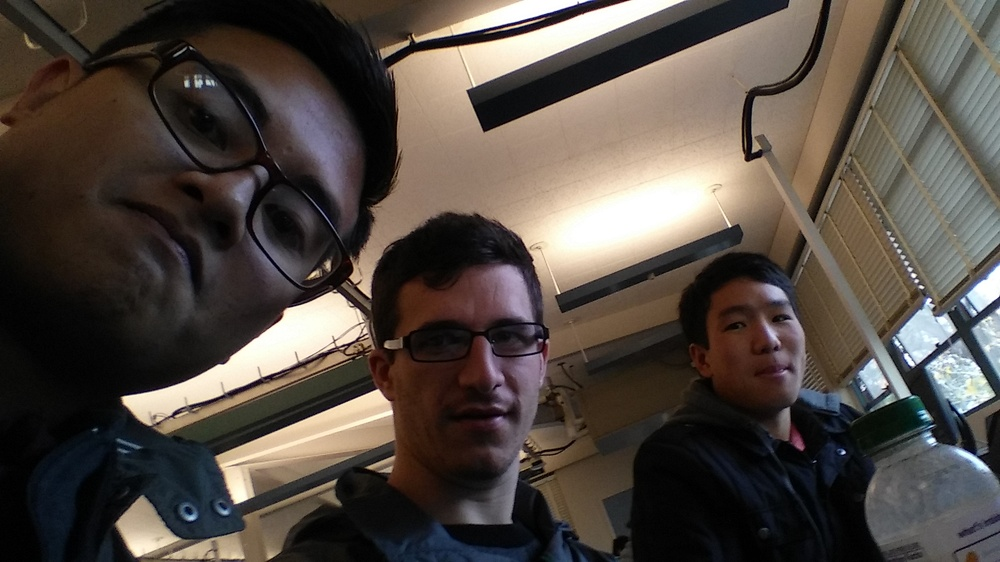
%> input picture Lab_01/group.jpg, 1000 x 562 px, shrunk from 1920 x 1080 before the run
$ octave GroupImageIntensity.m   (GNU Octave 9; MATLAB toolbox functions it lacks are replaced by stand-ins)
%> lines starting %> are read from the running program, lines starting %| are printed output that depends on the picture
### Lab_01/findMinIndex.m
function [ B, I, J ] = findMinIndex( picture )
%FindMinIndex Finds the minimum value in a matrix.
%   Returns first occurrence of minimum value.
    [B, I] = min(picture(:));
    [I, J] = ind2sub(size(picture), I);
end

### Lab_01/findMaxIndex.m
function [ B, I, J ] = findMaxIndex( picture )
%FindMaxIndex Finds the maximum value in a matrix.
%   Returns first occurrence of maximum value.
    [B, I] = max(picture(:));
    [I, J] = ind2sub(size(picture), I);
end

### Lab_01/GroupImageIntensity.m
group = imread('group.jpg');
%> group is the input picture: size 562x1000x3 uint8; mean R, G, B 82, 73.5, 66.8
group = rgb2gray(group);
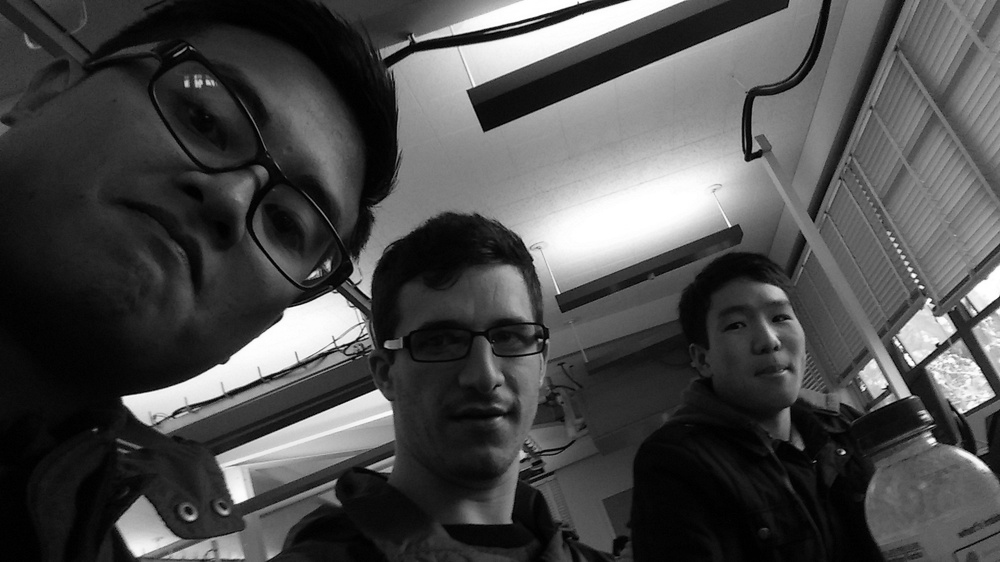
%> group: size 562x1000 uint8; min 0, max 255, mean 75.3
fprintf('\n');

[B, I, J] = findMinIndex(group);
%> in findMinIndex, `[B, I] = min(picture(:));`: B = 0; I = 487
%> in findMinIndex, `[I, J] = ind2sub(size(picture), I);`: J = 1
%> B = 0; I = 487; J = 1
fprintf('Minimum Value is: %d\n', B);
%| Minimum Value is: 0
fprintf('Index of Min (row, col) at: (%d, %d)\n\n', I, J);
%| Index of Min (row, col) at: (487, 1)

[B, I, J] = findMaxIndex(group);
%> in findMaxIndex, `[B, I] = max(picture(:));`: B = 255; I = 149833
%> in findMaxIndex, `[I, J] = ind2sub(size(picture), I);`: I = 341; J = 267
%> B = 255; I = 341; J = 267
fprintf('Maximum Value is: %d\n', B);
%| Maximum Value is: 255
fprintf('Index of Max (row, col) at: (%d, %d)\n\n', I, J);
%| Index of Max (row, col) at: (341, 267)

[s1, s2] = size(group);
%> s1 = 562; s2 = 1000
fprintf('Image Size: %d x %d\n\n', s1, s2);
%| Image Size: 562 x 1000
